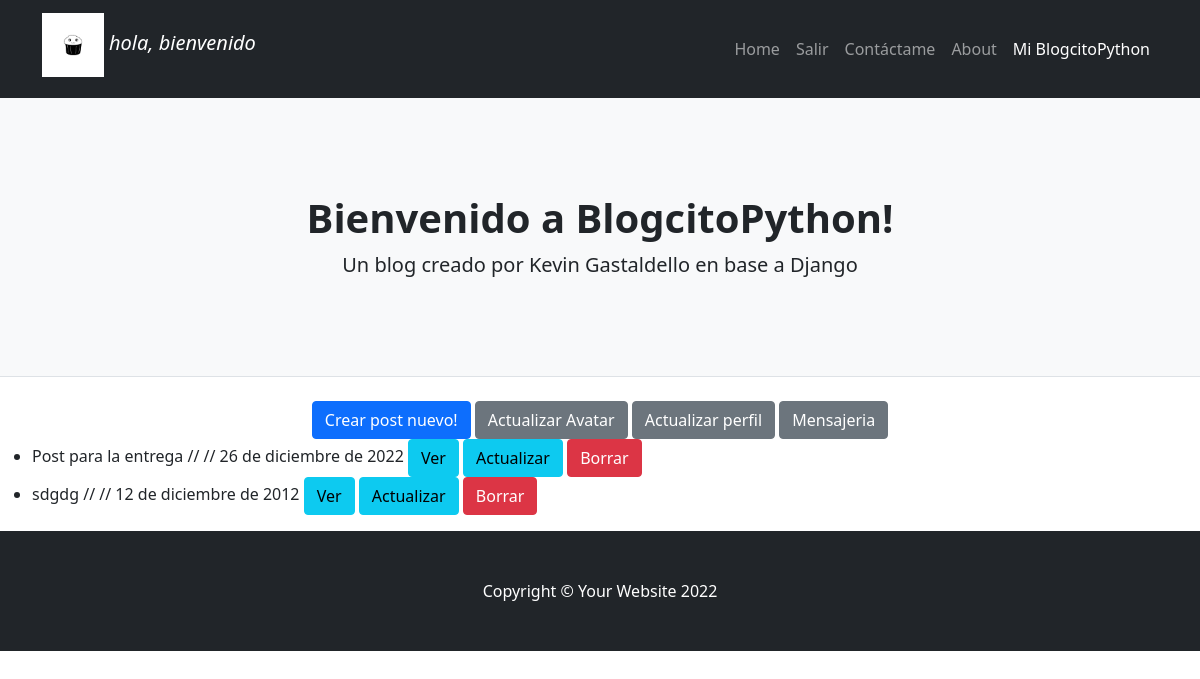
The app's page /blogcitopython/listar/ (signed in) with its own data.
### BlogcitoPython/models.py (models this page shows)
class Avatar(models.Model):
    user = models.OneToOneField(to=User, on_delete=models.CASCADE, related_name='avatar')
    image = models.ImageField(upload_to='avatares', null=True, blank=True)

class Post(models.Model):
    title = models.CharField(max_length=100)
    subtitle = models.CharField(max_length=100)
    text = models.TextField(max_length=3000)
    publish_date = models.DateField()
    image = models.ImageField(upload_to='posteos', null=True, blank=True)

### BlogcitoPython/views.py (the view)
# urls.py: path('blogcitopython/listar/', PostList.as_view(), name='blogcitopython_listar'),
class PostList(ListView):
    model = Post

### BlogcitoPython/templates/BlogcitoPython/post_list.html
{% extends 'BlogcitoPython/base.html' %}
{% block contenido %}
<div style="text-align: center;">
    {% if user.is_authenticated %}
            <a class="btn btn-primary" href="{% url 'blogcitopython_crear' %}"> Crear post nuevo! </a>
            {% if user.avatar.image %}
                <a class="btn btn-secondary" href="{% url 'blogcitopython_actualizar_avatar' user.id %}"> Actualizar Avatar </a>
            {% endif %}
            <a class="btn btn-secondary" href="{% url 'blogcitopython_actualizar_usuario' user.id %}"> Actualizar perfil </a>
            <a class="btn btn-secondary" href="{% url 'blogcitopython_listar_mensajes' %}"> Mensajeria </a>
    {% endif %}
</div>
    <ul>
    {% for post in object_list %}
        <li>
            {{post.title}} // // {{post.publish_date}}
            <a class="btn btn-info" href="{% url 'blogcitopython_detalle' post.id %}"> Ver </a>
            {% if user.is_authenticated %}
                <a class="btn btn-info" href="{% url 'blogcitopython_actualizar' post.id %}"> Actualizar </a>
                <a class="btn btn-danger" href="{% url 'blogcitopython_borrar' post.id %}" > Borrar </a>
            {% endif %}
        </li>
    {% endfor %}
    </ul>
{% endblock %}

### BlogcitoPython/templates/BlogcitoPython/base.html (shortened to what this page needs)
<!DOCTYPE html>
<html lang="en">
    <head>
        {% load static %}
        <link href="{% static 'BlogcitoPython/css/styles.css' %}" rel="stylesheet" />
    </head>
    <body>
        <nav class="navbar navbar-expand-lg navbar-dark bg-dark">
            <div class="container">
                {% if user.is_authenticated %}
                    <h1 class="navbar-brand" style="font-style: italic">
                        <img src="{{ user.avatar.image.url }}" height="64">
                        hola, bienvenido {{user.first_name}}
                    </h1>
                {% endif %}
                <div class="collapse navbar-collapse" id="navbarSupportedContent">
                    <ul class="navbar-nav ms-auto mb-2 mb-lg-0">
                        <li class="nav-item"><a class="nav-link" href="{% url 'blogcitopython_index' %}">Home</a></li>
                        {% if user.is_authenticated %}
                            <li class="nav-item"><a class="nav-link" href="{% url 'blogcitopython_logout' %}">Salir</a></li>
                        {% else %}
                            <li class="nav-item"><a class="nav-link" href="{% url 'blogcitopython_login' %}">Ingresar!</a></li>
                            <li class="nav-item"><a class="nav-link" href="{% url 'blogcitopython_signup' %}">Registrarse</a></li>
                        {% endif %}
                        <li class="nav-item"><a class="nav-link" href="{% url 'blogcitopython_crear_mensajes' %}">Contáctame</a></li>
                        <li class="nav-item"><a class="nav-link" href="{% url 'blogcitopython_about' %}">About</a></li>
                        <li class="nav-item"><a class="nav-link active" aria-current="page" href="{% url 'blogcitopython_listar' %}">Mi BlogcitoPython</a></li>
                    </ul>
                </div>
            </div>
        </nav>
        <header class="py-5 bg-light border-bottom mb-4">
            <div class="container">
                <div class="text-center my-5">
                    <h1 class="fw-bolder">Bienvenido a BlogcitoPython!</h1>
                    <p class="lead mb-0">Un blog creado por Kevin Gastaldello en base a Django</p>
                </div>
            </div>
        </header>
        {% block contenido %} {% endblock %}
        <footer class="py-5 bg-dark">
            <div class="container"><p class="m-0 text-center text-white">Copyright &copy; Your Website 2022</p></div>
        </footer>
    </body>
</html>

### records on screen
Post: title "Post para la entrega", publish_date "26 de diciembre de 2022"
Post: title "sdgdg", publish_date "12 de diciembre de 2012"
